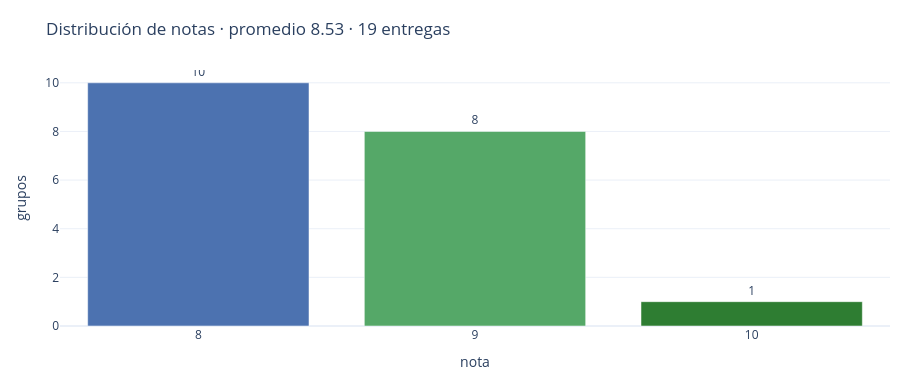

This figure's notebook cell:
### Markdown cell above
## 2 · Cómo les fue

Promedio 8.5. Todos entre 8 y 10.

### Code cell
vals=[10,8,1]
fig=go.Figure(go.Bar(x=['8','9','10'],y=vals,marker_color=[AZUL,VERDE,'#2e7d32'],text=vals,textposition='outside'))
fig.update_layout(title='Distribución de notas · promedio 8.53 · 19 entregas',xaxis_title='nota',yaxis_title='grupos')
fijar(fig,380); fig.show()

### Figure 1 — Plotly figure (JSON) as saved in the notebook; plotly's stock layout.template omitted (floating-point values rounded to 4 significant figures)
{"data": [{"marker": {"color": ["#4C72B0", "#55A868", "#2e7d32"]}, "text": ["10", "8", "1"], "textposition": "outside", "type": "bar", "x": ["8", "9", "10"], "y": [10, 8, 1]}], "layout": {"autosize": false, "height": 380, "margin": {"b": 45, "l": 60, "r": 30, "t": 70}, "title": {"text": "Distribución de notas · promedio 8.53 · 19 entregas"}, "width": 920, "xaxis": {"title": {"text": "nota"}}, "yaxis": {"title": {"text": "grupos"}}}}
